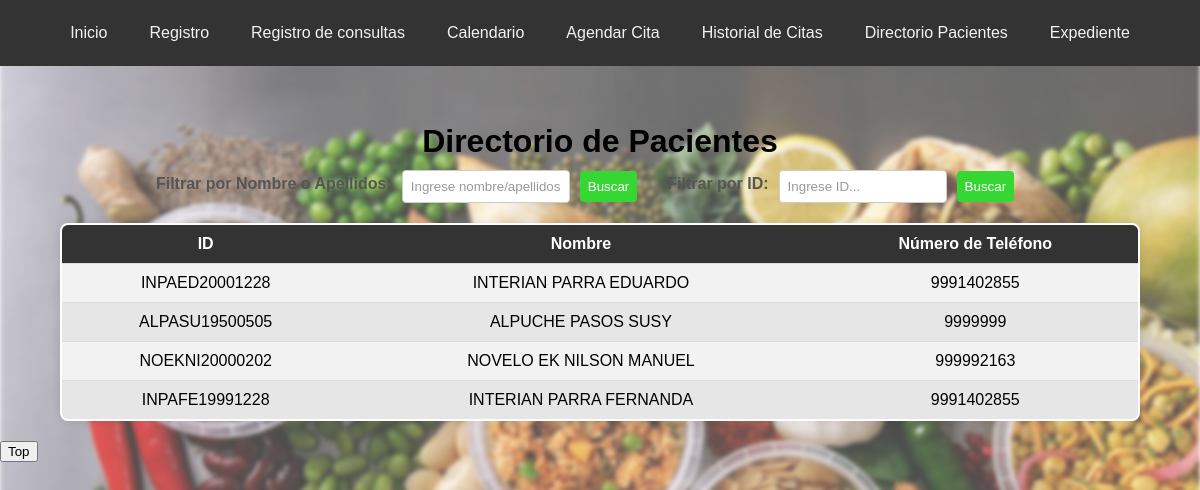
The page /directorio_pacientes on the database as committed earlier.
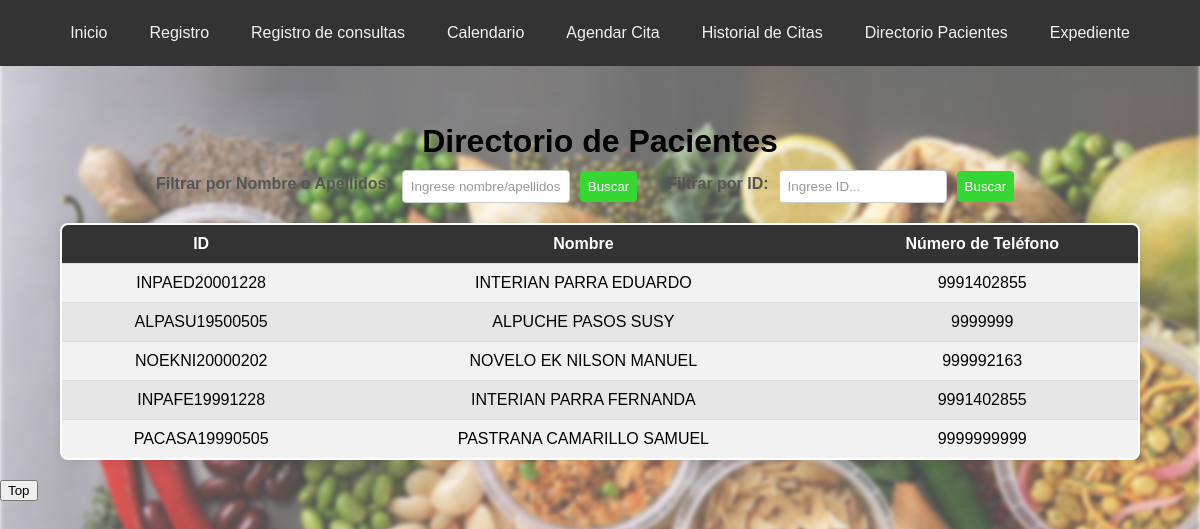
The same page on the database as committed later.
### tables this page shows
CREATE TABLE pacientes (
                    id_paciente TEXT PRIMARY KEY,
                    primer_apellido TEXT NOT NULL,
                    segundo_apellido TEXT NOT NULL,
                    nombres TEXT NOT NULL,
                    fecha_nacimiento TEXT NOT NULL,
                    religion TEXT NOT NULL,
                    escolaridad TEXT NOT NULL,
                    ocupacion TEXT NOT NULL,
                    estado_civil TEXT NOT NULL,
                    servicio_salud TEXT NOT NULL,
                    celular TEXT NOT NULL,
                    turno TEXT NOT NULL,
                    genero TEXT NOT NULL,
                    peso REAL NOT NULL,
                    altura REAL NOT NULL,
                    imc REAL NOT NULL,
                    fecha_registro TEXT NOT NULL,
                    registrado_por TEXT NOT NULL
                );

### app.py (the view, shortened to what this page needs)
@app.route('/directorio_pacientes', methods=['GET', 'POST'])
def directorio_pacientes():
    with get_db_connection() as connection:
        cursor = connection.cursor()
        cursor.execute("SELECT * FROM pacientes")
        pacientes = cursor.fetchall()
    return render_template('directorio_pacientes.html', pacientes=pacientes)

### app.py (called while the page is built)
def get_db_connection():
    return sqlite3.connect('nutricion_consulta.db')

### templates/directorio_pacientes.html (shortened to what this page needs)
<!DOCTYPE html>
<html lang="es">
<head>
    <link rel="stylesheet" href="{{ url_for('static', filename='css/style.css') }}">
</head>
<body>
    <div class="navbar" id="navbar">
        <a href="/">Inicio</a>
        <a href="/registro">Registro</a>
        <a href="/consultar">Registro de consultas</a>
        <a href="/options">Calendario</a>
        <a href="/agendar_cita">Agendar Cita</a>
        <a href="/historial_citas">Historial de Citas</a>
        <a href="/directorio_pacientes">Directorio Pacientes</a>
        <a href="/expediente">Expediente</a>
        </div>
<br>      <br>
    <h1>Directorio de Pacientes</h1>
    <div class="filter-container">
    <form action="{{ url_for('directorio_pacientes') }}" method="post" class="filter-form">
        <label for="filtro_apellidos">Filtrar por Nombre o Apellidos:</label>
        <input type="text" id="filtro_apellidos" name="filter_text" placeholder="Ingrese nombre/apellidos..">
        <input type="submit" value="Buscar">
    </form>
    <form action="{{ url_for('directorio_pacientes') }}" method="post" class="filter-form">
        <label for="filtro_id">Filtrar por ID:</label>
        <input type="text" id="filtro_id" name="filter_text" placeholder="Ingrese ID...">
        <input type="submit" value="Buscar">
    </form>
    </div>
    <table>
        <tr>
            <th>ID</th>
            <th>Nombre</th>
            <th>Número de Teléfono</th>
        </tr>
        {% for paciente in pacientes %}
        <tr>
            <td>{{ paciente[0] }}</td>
            <td>{{ paciente[1] }} {{ paciente[2] }} {{ paciente[3] }}</td>
            <td>{{ paciente[10] }}</td>
        </tr>
        {% endfor %}
    </table>
    <button onclick="topFunction()" class="top-btn" id="myBtn" title="Go to top">Top</button>
</body>
</html>

Rows that differ between the two databases and show on the page:
added pacientes: id_paciente "PACASA19990505", primer_apellido "PASTRANA", segundo_apellido "CAMARILLO", nombres "SAMUEL", celular "9999999999"
